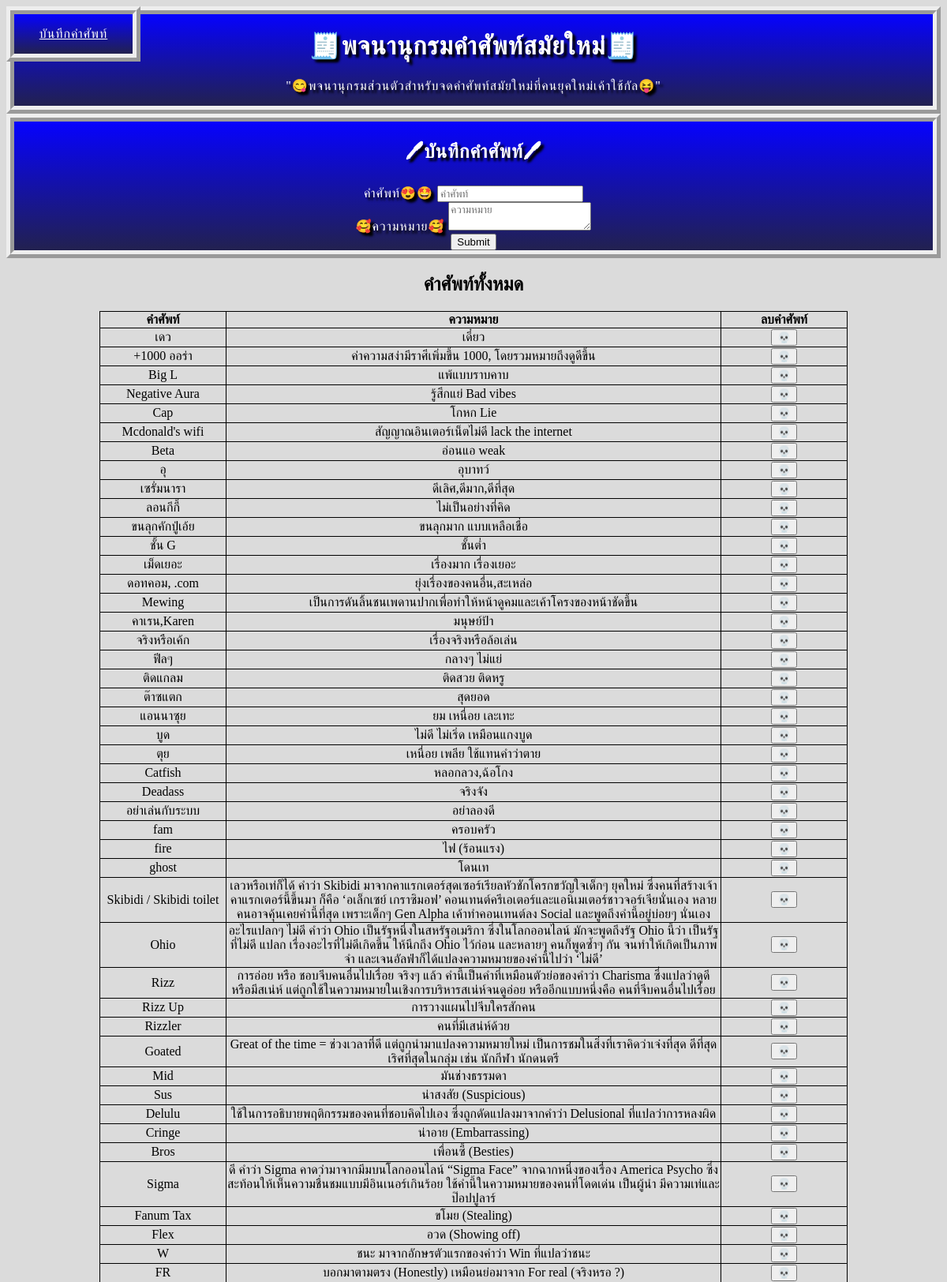
The page / (upper part) on the database its author committed.
### tables this page shows
CREATE TABLE Notes (
    id INTEGER PRIMARY KEY,
    name TEXT NOT NULL,
    note TEXT
);

### app.py (the view)
@app.route("/", methods=["GET", "POST"])
def make():
    if request.method == "POST":
        name = request.form.get("name")
        if not name:
            return redirect("/")
        note = request.form.get("note")
        if not note:
            return redirect("/")
        db.execute("INSERT INTO notes (name, note) VALUES(?, ?)", name, note)
        return redirect("/")
    else:
        notes = db.execute("SELECT * FROM notes")
    return render_template("make.html", notes = notes)

### app.py (called while the page is built)
@app.after_request
def after_request(response):
    response.headers["Cache-Control"] = "no-cache, no-store, must-revalidate"
    response.headers["Expires"] = 0
    response.headers["Pragma"] = "no-cache"
    return response

### templates/make.html
{% extends "index.html" %}
{% block main %}
    <div class="button">
        <p><a href="#make-note">บันทึกคำศัพท์</a></p>
    </div>
    <div class="head-bar">
        <h1>🧾พจนานุกรมคำศัพท์สมัยใหม่🧾</h1>
        <p>"😋พจนานุกรมส่วนตัวสำหรับจดคำศัพท์สมัยใหม่ที่คนยุคใหม่เค้าใช้กัล😝"</p>
    </div>
    <div class="head-bar" id="make-note">
        <h2>🖊บันทึกคำศัพท์🖊</h2>
        <form action="/" method="post" >
            <div>
            <div>
            <label class="input-header">คำศัพท์😍🤩</label>
            <input name="name" placeholder="คำศัพท์" type="text">
            </div>
            <div>
            <label class="input-header">🥰ความหมาย🥰</label>
            <textarea name="note" placeholder="ความหมาย"></textarea>
            </div>
            <input type="submit" id="submit">
            </div>
        </form>
    </div>
    <section>
        <div class="notes">
            <h2>คำศัพท์ทั้งหมด</h2>
            <table class="notes-table">
                <thead>
                    <tr>
                        <th class="name">คำศัพท์</th>
                        <th class="note">ความหมาย</th>
                        <th class="name">ลบคำศัพท์</th>
                    </tr>
                </thead>
                <tbody>
                    {% for note in notes %}
                        <tr>
                            <td class="fixed-width">{{ note.name }}</td>
                            <td class="fixed-width">{{ note.note }}</td>
                            <td><button onclick="deleteRow(this, {{ note.id }})">💀</button></td>
                        </tr>
                    {% endfor %}
                </tbody>
            </table>
        </div>
    </section>
{% endblock %}

### templates/index.html (shortened to what this page needs)
<!DOCTYPE html>
<html lang="en">
<head>
    <link rel="stylesheet" href="/static/styles.css">
</head>
<body>
    <main>
        {% block main %}{% endblock %}
    </main>
</body>
</html>

### static/styles.css (style rules this page uses)
html { font-family: Georgia, serif; box-sizing: border-box !important ; color: #000; }
body { background-color: #DBDBDB; text-align: center; }
.head-bar { color: #fff; background-image: linear-gradient(#0602FF,#22214F); width: calc(100% - 20px); top: 0; left: 0; font-family: Georgia, serif; letter-spacing: 1px; text-shadow: 4px 4px 3px black; border: 10px ridge ; }
.notes { width: 80%; max-width: 1500px; margin: 10px auto 0 ; }
.notes-table, th, td { border: 1px solid; }
table { table-layout: fixed; width: 100%; border-collapse: collapse; }
.name { width: 20%; }
.note { width: 80%; }
.notes-table { margin: 10px auto; }
.fixed-width { width: 150px; word-wrap: break-word; overflow-wrap: break-word; white-space: normal; }
.button { width: 150px; border: 10px ridge ; position: fixed; letter-spacing: 1px; color: #fff; background-image: linear-gradient(#0602FF,#22214F); }
.button a { color: #fff; }

### rows shown on the page
Notes: name "เดว", note "เดี๋ยว"
Notes: name "+1000 ออร่า", note "ค่าความสง่ามีราศีเพิ่มขึ้น 1000, โดยรวมหมายถึงดูดีขึ้น"
Notes: name "Big L", note "แพ้แบบราบคาบ"
Notes: name "Negative Aura", note "รู้สึกแย่ Bad vibes"
Notes: name "Cap", note "โกหก Lie"
Notes: name "Mcdonald's wifi", note "สัญญาณอินเตอร์เน็ตไม่ดี lack the internet"
Notes: name "Beta", note "อ่อนแอ weak"
Notes: name "อุ", note "อุบาทว์"
Notes: name "เซรั่มนารา", note "ดีเลิศ,ดีมาก,ดีที่สุด"
Notes: name "ลอนกีกี้", note "ไม่เป็นอย่างที่คิด"
Notes: name "ขนลุกคักปู่เอ้ย", note "ขนลุกมาก แบบเหลือเชื่อ"
Notes: name "ชั้น G", note "ชั้นต่ำ"
Notes: name "เม็ดเยอะ", note "เรื่องมาก เรื่องเยอะ"
Notes: name "ดอทคอม, .com", note "ยุ่งเรื่องของคนอื่น,สะเหล่อ"
Notes: name "Mewing", note "เป็นการดันลิ้นชนเพดานปากเพื่อทำให้หน้าดูคมและเค้าโครงของหน้าชัดขึ้น"
Notes: name "คาเรน,Karen", note "มนุษย์ป้า"
Notes: name "จริงหรือเค้ก", note "เรื่องจริงหรือล้อเล่น"
Notes: name "ฟีลๆ", note "กลางๆ ไม่แย่"
Notes: name "ติดแกลม", note "ติดสวย ติดหรู"
Notes: name "ต๊าซแตก", note "สุดยอด"
Notes: name "แอนนาซุย", note "ยม เหนื่อย เละเทะ"
Notes: name "บูด", note "ไม่ดี ไม่เริ่ด เหมือนแกงบูด"
Notes: name "ตุย", note "เหนื่อย เพลีย ใช้แทนคำว่าตาย"
Notes: name "Catfish", note "หลอกลวง,ฉ้อโกง"
Notes: name "Deadass", note "จริงจัง"
Notes: name "อย่าเล่นกับระบบ", note "อย่าลองดี"
Notes: name "fam", note "ครอบครัว"
Notes: name "fire", note "ไฟ (ร้อนแรง)"
Notes: name "ghost", note "โดนเท"
Notes: name "Skibidi / Skibidi toilet", note "เลวหรือเท่ก็ได้ คำว่า Skibidi มาจากคาแรกเตอร์สุดเซอร์เรียลหัวชักโครกขวัญใจเด็กๆ ยุคใหม่ ซึ่งคนที่สร้างเจ้าคาแรกเตอร์นี้ขึ้นมา ก็คือ ‘อเล็กเซย์ เกราซิมอฟ’ คอนเทนต์ครีเอเตอร์และแอนิเมเตอร์ชาวจอร์เจียนั่นเอง หลายคนอาจคุ้นเคยคำนี้ที่สุด เพราะเด็กๆ Gen Alpha เค้าทำคอนเทนต์ลง Social และพูดถึงคำนี้อยู่บ่อยๆ นั่นเอง"
Notes: name "Ohio", note "อะไรแปลกๆ ไม่ดี คำว่า Ohio เป็นรัฐหนึ่งในสหรัฐอเมริกา ซึ่งในโลกออนไลน์ มักจะพูดถึงรัฐ Ohio นี้ว่า เป็นรัฐที่ไม่ดี แปลก เรื่องอะไรที่ไม่ดีเกิดขึ้น ให้นึกถึง Ohio ไว้ก่อน และหลายๆ คนก็พูดซ้ำๆ กัน จนทำให้เกิดเป็นภาพจำ และเจนอัลฟ่าก็ได้แปลงความหมายของคำนี้ไปว่า ‘ไม่ดี’"
Notes: name "Rizz", note "การอ่อย หรือ ชอบจีบคนอื่นไปเรื่อย จริงๆ แล้ว คำนี้เป็นคำที่เหมือนตัวย่อของคำว่า Charisma ซึ่งแปลว่าดูดี หรือมีสเน่ห์ แต่ถูกใช้ในความหมายในเชิงการบริหารสเน่ห์จนดูอ่อย หรืออีกแบบหนึ่งคือ คนที่จีบคนอื่นไปเรื่อย"
Notes: name "Rizz Up", note "การวางแผนไปจีบใครสักคน"
Notes: name "Rizzler", note "คนที่มีเสน่ห์ด้วย"
Notes: name "Goated", note "Great of the time = ช่วงเวลาที่ดี แต่ถูกนำมาแปลงความหมายใหม่ เป็นการชมในสิ่งที่เราคิดว่าเจ๋งที่สุด ดีที่สุด เริศที่สุดในกลุ่ม เช่น นักกีฬา นักดนตรี"
Notes: name "Mid", note "มันช่างธรรมดา"
Notes: name "Sus", note "น่าสงสัย (Suspicious)"
Notes: name "Delulu", note "ใช้ในการอธิบายพฤติกรรมของคนที่ชอบคิดไปเอง ซึ่งถูกดัดแปลงมาจากคำว่า Delusional ที่แปลว่าการหลงผิด"
Notes: name "Cringe", note "น่าอาย (Embarrassing)"
Notes: name "Bros", note "เพื่อนซี้ (Besties)"
Notes: name "Sigma", note "ดี คำว่า Sigma คาดว่ามาจากมีมบนโลกออนไลน์ “Sigma Face” จากฉากหนึ่งของเรื่อง America Psycho ซึ่งสะท้อนให้เห็นความชื่นชมแบบมีอินเนอร์เกินร้อย ใช้คำนี้ในความหมายของคนที่โดดเด่น เป็นผู้นำ มีความเท่และป๊อปปูลาร์"
Notes: name "Fanum Tax", note "ขโมย (Stealing)"
Notes: name "Flex", note "อวด (Showing off)"
Notes: name "W", note "ชนะ มาจากอักษรตัวแรกของคำว่า Win ที่แปลว่าชนะ"
Notes: name "FR", note "บอกมาตามตรง (Honestly) เหมือนย่อมาจาก For real (จริงหรอ ?)"
